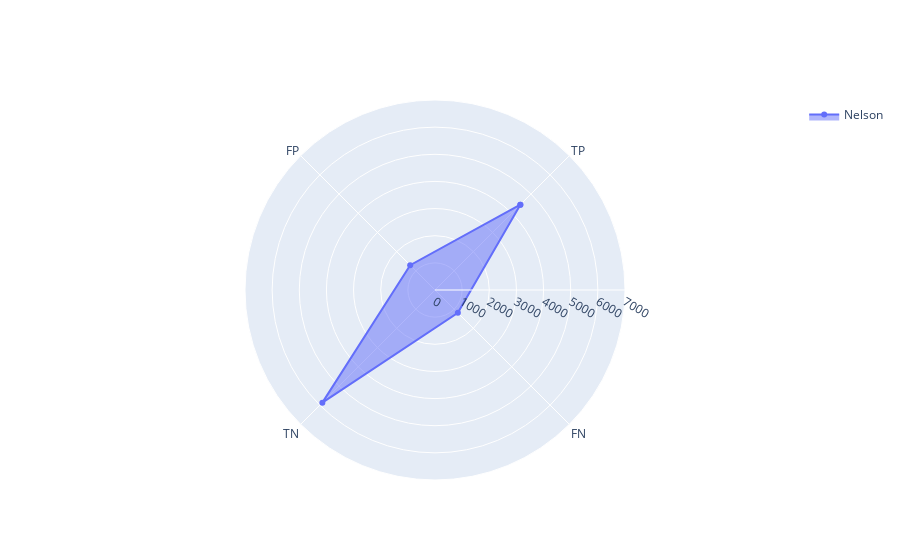

Here is the notebook cell this chart was saved with:
### Code cell
import plotly.graph_objects as go

categories=['TP','FP','TN','FN', 'TP']

fig = go.Figure()

fig.add_trace(go.Scatterpolar(
    r=[cm_Nelson[1,1], cm_Nelson[1,0], cm_Nelson[0,0], cm_Nelson[0,1], cm_Nelson[1,1]],
    theta=categories,
    fill='toself',
    name='Nelson'
))

fig.update_layout(
  polar=dict(
    radialaxis=dict(
      visible=True,
      range=[0, 7000]),
      angularaxis=dict(
      rotation=45,
      direction='counterclockwise')
      ),
  showlegend=True,
)

fig.show()

### Figure 1 — Plotly figure (JSON) as saved in the notebook; plotly's stock layout.template omitted (floating-point values rounded to 4 significant figures)
{"data": [{"fill": "toself", "name": "Nelson", "r": [4447, 1293, 5869, 1191, 4447], "theta": ["TP", "FP", "TN", "FN", "TP"], "type": "scatterpolar"}], "layout": {"polar": {"angularaxis": {"direction": "counterclockwise", "rotation": 45}, "radialaxis": {"range": [0, 7000], "visible": true}}, "showlegend": true}}
